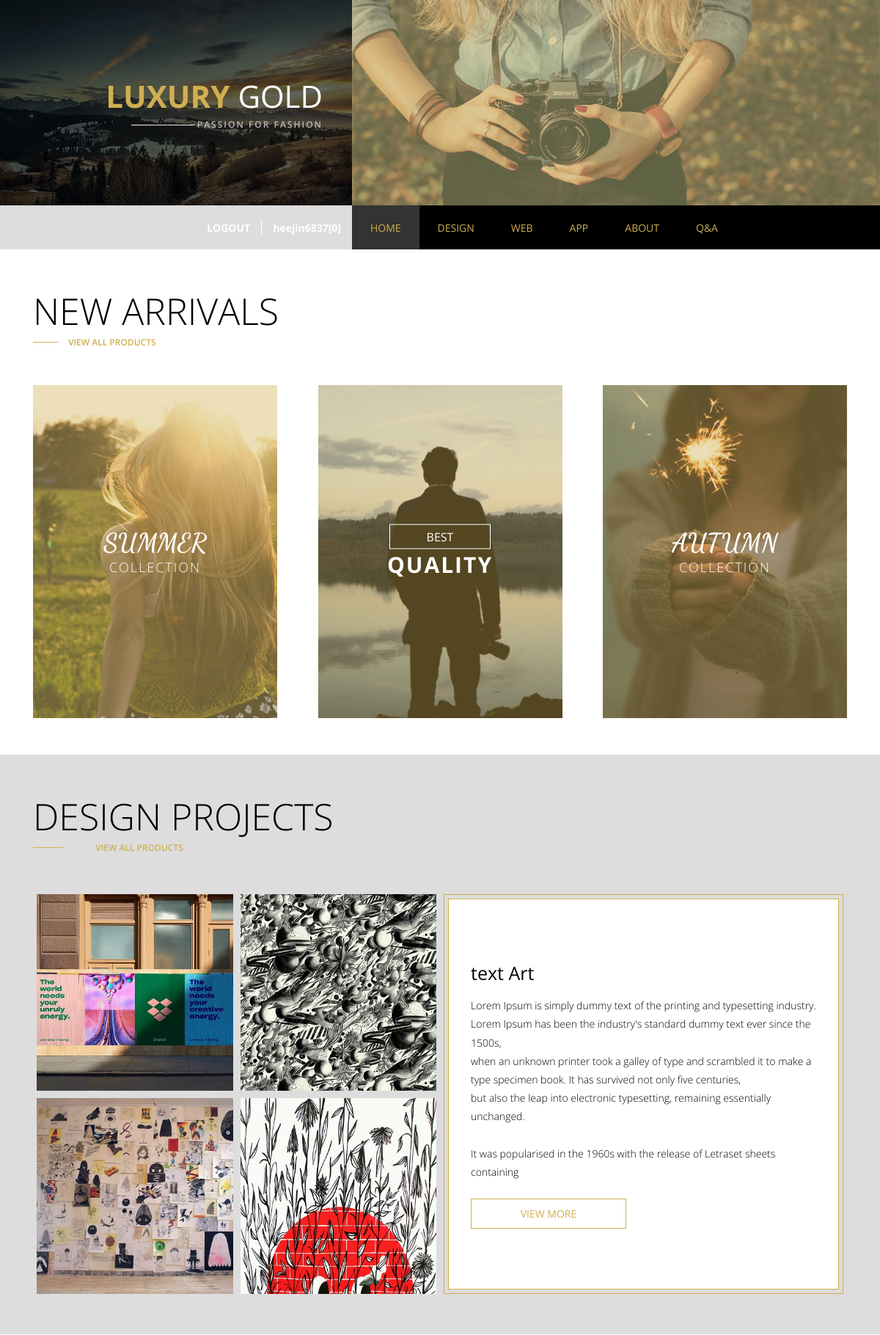
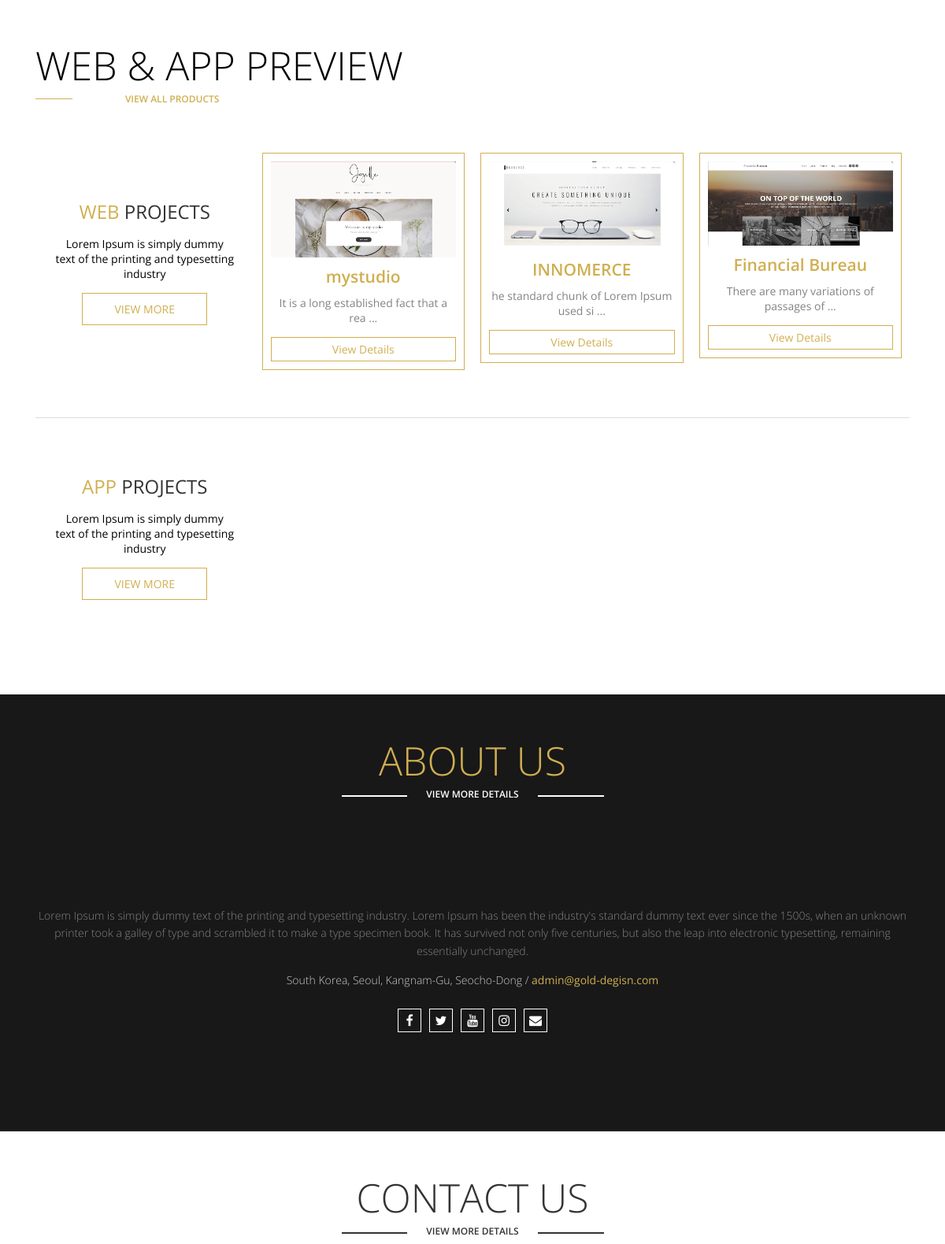
The app's page /index.php (signed in, upper part) with its own data (2 pictures, top to bottom).
### tables this page shows
CREATE TABLE `gold_de` (
  `GOLD_DE_num` int(11) NOT NULL COMMENT '고유번호',
  `GOLD_DE_tit` varchar(20) NOT NULL COMMENT '제목',
  `GOLD_DE_ser` varchar(20) NOT NULL COMMENT '일련번호',
  `GOLD_DE_des` text NOT NULL COMMENT '설명',
  `GOLD_DE_img1` varchar(30) NOT NULL COMMENT '사진1',
  `GOLD_DE_img2` varchar(30) NOT NULL COMMENT '사진2',
  `GOLD_DE_thumb` varchar(30) NOT NULL COMMENT '썸네일이미지',
  `GOLD_DE_cli` varchar(50) DEFAULT NULL COMMENT '납품처',
  `GOLD_DE_reg` varchar(15) NOT NULL COMMENT '등록일'
);

CREATE TABLE `gold_web` (
  `GOLD_WEB_num` int(11) NOT NULL COMMENT '고유번호',
  `GOLD_WEB_tit` varchar(20) NOT NULL COMMENT '제목',
  `GOLD_WEB_ser` varchar(20) NOT NULL COMMENT '시리얼넘버',
  `GOLD_WEB_des` text NOT NULL COMMENT '설명',
  `GOLD_WEB_img` varchar(30) NOT NULL COMMENT '사진',
  `GOLD_WEB_mimg` varchar(50) NOT NULL COMMENT '모바일사진',
  `GOLD_WEB_thumb` varchar(30) NOT NULL COMMENT '썸네일 사진',
  `GOLD_WEB_cli` varchar(30) NOT NULL COMMENT '납품처',
  `GOLD_WEB_reg` varchar(15) DEFAULT NULL COMMENT '등록일',
  `GOLD_WEB_dom` varchar(50) DEFAULT NULL COMMENT '도메인주소'
);

### index.php (the view, shortened to what this page needs)
<!DOCTYPE html>
<html lang="en">
  <head>
    <link
      rel="stylesheet"
      href="https://cdnjs.cloudflare.com/ajax/libs/font-awesome/4.7.0/css/font-awesome.min.css"
    />
    <link rel="stylesheet" href="css/style.css" />
    <link rel="stylesheet" href="css/animation.css" />
    <link rel="stylesheet" href="css/media.css" />
  </head>
  <body>
    <div class="wrap">
      <?php include $_SERVER["DOCUMENT_ROOT"]."/Goldd/include/header.php" ?>
      <section class="contents arrivals">
        <div class="center clear">
          <div class="title">
            <h2>NEW ARRIVALS</h2>
            <div class="linkBox">
              <span class="line"></span>
              <a href="#">view all products</a>
            </div>
          </div>
          <?php
            include  $_SERVER['DOCUMENT_ROOT']."/Goldd/php_process/connect/db_connect.php";
          ?>
          <div class="arrivalBox">
            <div class="arrivalCon">
              <img src="img/new-arrival-1.jpg" alt="" />
              <span class="overlay"></span>
              <div class="arrivalTxt">
                <h2>SUMMER</h2>
                <em>COLLECTION</em>
              </div>
            </div>
            <div class="arrivalCon">
              <img src="img/new-arrival-2.jpg" alt="" />
              <span class="overlay"></span>
              <div class="best">
                <a href="#">BEST</a>
                <p>QUALITY</p>
              </div>
            </div>
            <div class="arrivalCon">
              <img src="img/new-arrival-3.jpg" alt="" />
              <span class="overlay"></span>
              <div class="arrivalTxt">
                <h2>AUTUMN</h2>
                <em>COLLECTION</em>
              </div>
            </div>
          </div>
        </div>
      </section>
      <section class="contents product">
        <div class="center clear">
          <div class="title">
            <h2>DESIGN PROJECTS</h2>
            <div class="linkBox">
              <span class="line"></span>
              <a href="#">view all products</a>
            </div>
          </div>
          <div class="productBox clear">
            <div class="boxLeft">
              <?php
                $sql="select *from gold_de order by GOLD_DE_num desc limit 4";
                $result_design=mysqli_query($dbConn, $sql);
                while($row_result=mysqli_fetch_array($result_design)){
                  $design_thumb=$row_result['GOLD_DE_thumb'];
              ?>
              <div class="productImg">
                <img src="/Goldd/data/design_page/thumb/<?=$design_thumb?>" alt="" />
              </div>
              <?php
                }
              ?>
            </div>
            <div class="boxRight">
              <?php
                $sql="select *from gold_de order by GOLD_DE_num desc limit 4";
                $result_design=mysqli_query($dbConn, $sql);
                while($row_result=mysqli_fetch_array($result_design)){
                  $design_num=$row_result['GOLD_DE_num'];
                  $design_tit=$row_result['GOLD_DE_tit'];
                  $design_des=$row_result['GOLD_DE_des'];
              ?>
              <div class="productTxt">
                <div>
                  <h2><?=$design_tit?></h2>
                  <p><?=$design_des?></p>
                  <a href="/Goldd/pages/design/design_detail.php?num=<?=$design_num?>">view more</a>
                </div>
              </div>
                <?php
                  }
                ?>
            </div>
          </div>
        </div>
      </section>
      <section class="contents ours">
        <div class="center clear">
          <div class="title">
            <h2>WEB & APP PREVIEW</h2>
            <div class="linkBox">
              <span class="line"></span>
              <a href="#">view all products</a>
            </div>
          </div>
          <div class="fashionBox men">
            <div class="fashionTxt ">
              <h2><em>WEB</em> PROJECTS</h2>
              <p>
                Lorem Ipsum is simply dummy
                <br />
                text of the printing and typesetting industry
              </p>
              <a href="/Goldd/pages/web/web.php">VIEW MORE</a>
            </div>
            <?php
              include $_SERVER['DOCUMENT_ROOT'].'/Goldd/php_process/connect/db_connect.php';
              $sql="select * from gold_web order by GOLD_WEB_num desc limit 3";
              $web_result = mysqli_query($dbConn, $sql);
              while($web_row=mysqli_fetch_array($web_result)){
                $web_num = $web_row['GOLD_WEB_num'];
                $web_thumb = $web_row['GOLD_WEB_thumb'];
                $web_tit = $web_row['GOLD_WEB_tit'];
                $web_des = $web_row['GOLD_WEB_des'];
            ?>
            <div class="fashionImg">
              <div>
                <img src="/Goldd/data/web_page/thumb/<?=$web_thumb?>" alt="" />
                <h2><?=$web_tit?></h2>
                <em class="cutTxt"><?=$web_des?></em>
                <a href="/Goldd/pages/web/web_detail.php?num=<?=$web_num?>">View Details</a>
              </div>
            </div>
            <?php
              }
            ?>
          </div>
          <div class="fashionBox women">
            <div class="fashionTxt">
              <h2><em>APP</em> PROJECTS</h2>
              <p>
                Lorem Ipsum is simply dummy
                <br />
                text of the printing and typesetting industry
              </p>
              <a href="/Goldd/pages/app/app.php">VIEW MORE</a>
            </div>
          </div>
        </div>
      </section>
      <?php include $_SERVER["DOCUMENT_ROOT"]. "/Goldd/include/about.php" ?>
      <section class="contents contact hasTitle" >
        <div class="center">
          <div class="title">
            <h2>CONTACT US</h2>
            <div class="subTit">
              <a href="#" class="subLink">View More Details</a>
            </div>
          </div>
        </div>
      </section>
    </div>
  </body>
</html>

### css/media.css (style rules this page uses)
@media screen and (max-width:1200px) { .center { padding: 0 15px; } }
@media screen and (max-width:1200px) { .product .boxRight .productTxt>div>h2 { font-size: 25px; } }
@media screen and (max-width:1200px) { .product .boxRight .productTxt>div>p { font-size: 14px; } }
@media screen and (max-width:1200px) { .product .boxRight .productTxt>div>a { width: 45%; } }
@media screen and (max-width:1200px) { .about .subTit a.subLink, .contact .subTit a.subLink { width: 15%; } }

### records on screen
gold_de: GOLD_DE_thumb (picture), GOLD_DE_tit "text Art", GOLD_DE_des "Lorem Ipsum is simply dummy text of the printing and typesetting industry. Lorem Ipsum has been the industry's standard dummy text ever since the 1500s, when an unknown printer took a galley of type and scrambled it to make a type specimen book. It has survived not only five centuries, but also the leap into electronic typesetting, remaining essentially unchanged. It was popularised in the 1960s with the release of Letraset sheets containing"
gold_de: GOLD_DE_thumb (picture)
gold_de: GOLD_DE_thumb (picture)
gold_de: GOLD_DE_thumb (picture)
gold_web: GOLD_WEB_thumb (picture), GOLD_WEB_tit "mystudio"
gold_web: GOLD_WEB_thumb (picture), GOLD_WEB_tit "INNOMERCE"
gold_web: GOLD_WEB_thumb (picture), GOLD_WEB_tit "Financial Bureau"

### other values on screen
$userid "heejin6837"
$userpoint "0"
